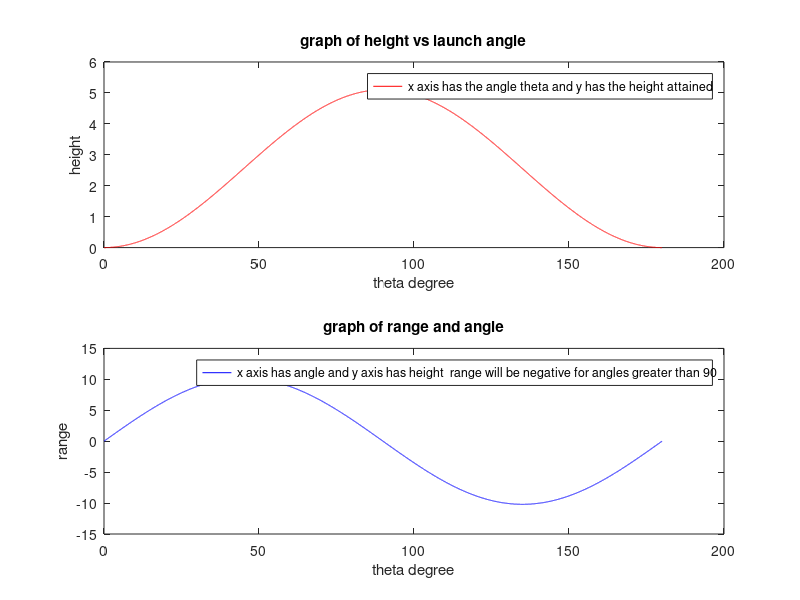

Reproduce this figure in MATLAB.
%--g
g=9.8;
theta=0:0.01:180;
v=10;
height=(v^2*(sind(theta).^2))/(2*g);
range=(v^2*sind(theta.*2))/g;

subplot(2,1,1)
plot(theta,height,'r')
xlabel('theta degree')
ylabel('height')
title('graph of height vs launch angle')
legend('x axis has the angle theta and y has the height attained')


subplot(2,1,2)
plot(theta,range,'b')
xlabel('theta degree')
ylabel('range')
title('graph of range and angle')
legend('x axis has angle and y axis has height  range will be negative for angles greater than 90')